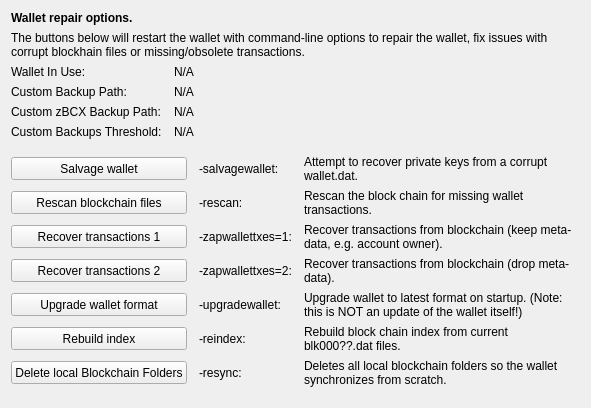
     <widget class="QWidget" name="tab_repair">
      <attribute name="title">
       <string>&amp;Wallet Repair</string>
      </attribute>
      <layout class="QGridLayout" name="gridLayout_4" columnstretch="0,0,0,0">
       <property name="horizontalSpacing">
        <number>12</number>
       </property>
       <item row="0" column="0" colspan="4">
        <widget class="QLabel" name="label_repair_header">
         <property name="font">
          <font>
           <weight>75</weight>
           <bold>true</bold>
          </font>
         </property>
         <property name="text">
          <string>Wallet repair options.</string>
         </property>
        </widget>
       </item>
       <item row="1" column="0" colspan="4">
        <widget class="QLabel" name="label_repair_helptext">
         <property name="font">
          <font>
           <weight>50</weight>
           <bold>false</bold>
          </font>
         </property>
         <property name="text">
          <string>The buttons below will restart the wallet with command-line options to repair the wallet, fix issues with corrupt blockhain files or missing/obsolete transactions.</string>
         </property>
         <property name="wordWrap">
          <bool>true</bool>
         </property>
        </widget>
       </item>
       <item row="2" column="0">
        <widget class="QLabel" name="wallet_path_label">
         <property name="text">
          <string>Wallet In Use:</string>
         </property>
        </widget>
       </item>
       <item row="2" column="1" colspan="3">
        <widget class="QLabel" name="wallet_path">
         <property name="cursor">
          <cursorShape>IBeamCursor</cursorShape>
         </property>
         <property name="text">
          <string>N/A</string>
         </property>
         <property name="textFormat">
          <enum>Qt::PlainText</enum>
         </property>
         <property name="textInteractionFlags">
          <set>Qt::LinksAccessibleByMouse|Qt::TextSelectableByKeyboard|Qt::TextSelectableByMouse</set>
         </property>
        </widget>
       </item>
       <item row="3" column="0">
        <widget class="QLabel" name="wallet_custombackuppath_label">
         <property name="text">
          <string>Custom Backup Path:</string>
         </property>
         <property name="visible">
          <bool>false</bool>
         </property>
        </widget>
       </item>
       <item row="3" column="1" colspan="3">
        <widget class="QLabel" name="wallet_custombackuppath">
         <property name="cursor">
          <cursorShape>IBeamCursor</cursorShape>
         </property>
         <property name="text">
          <string>N/A</string>
         </property>
         <property name="textFormat">
          <enum>Qt::PlainText</enum>
         </property>
         <property name="textInteractionFlags">
          <set>Qt::LinksAccessibleByMouse|Qt::TextSelectableByKeyboard|Qt::TextSelectableByMouse</set>
         </property>
         <property name="visible">
          <bool>false</bool>
         </property>
        </widget>
       </item>
       <item row="4" column="0">
        <widget class="QLabel" name="wallet_customzbcxbackuppath_label">
         <property name="text">
          <string>Custom zBCX Backup Path:</string>
         </property>
         <property name="visible">
          <bool>false</bool>
         </property>
        </widget>
       </item>
       <item row="4" column="1" colspan="3">
        <widget class="QLabel" name="wallet_customzbcxbackuppath">
         <property name="cursor">
          <cursorShape>IBeamCursor</cursorShape>
         </property>
         <property name="text">
          <string>N/A</string>
         </property>
         <property name="textFormat">
          <enum>Qt::PlainText</enum>
         </property>
         <property name="textInteractionFlags">
          <set>Qt::LinksAccessibleByMouse|Qt::TextSelectableByKeyboard|Qt::TextSelectableByMouse</set>
         </property>
         <property name="visible">
          <bool>false</bool>
         </property>
        </widget>
       </item>
       <item row="5" column="0">
        <widget class="QLabel" name="wallet_custombackupthreshold_label">
         <property name="text">
          <string>Custom Backups Threshold:</string>
         </property>
         <property name="visible">
          <bool>false</bool>
         </property>
        </widget>
       </item>
       <item row="5" column="1" colspan="3">
        <widget class="QLabel" name="wallet_custombackupthreshold">
         <property name="cursor">
          <cursorShape>IBeamCursor</cursorShape>
         </property>
         <property name="text">
          <string>N/A</string>
         </property>
         <property name="textFormat">
          <enum>Qt::PlainText</enum>
         </property>
         <property name="textInteractionFlags">
          <set>Qt::LinksAccessibleByMouse|Qt::TextSelectableByKeyboard|Qt::TextSelectableByMouse</set>
         </property>
         <property name="visible">
          <bool>false</bool>
         </property>
        </widget>
       </item>
       <item row="6" column="0">
        <spacer name="verticalSpacer_repair1">
         <property name="orientation">
          <enum>Qt::Vertical</enum>
         </property>
         <property name="sizeHint" stdset="0">
          <size>
           <width>10</width>
           <height>10</height>
          </size>
         </property>
        </spacer>
       </item>
       <item row="7" column="0" colspan="2">
        <widget class="QPushButton" name="btn_salvagewallet">
         <property name="minimumSize">
          <size>
           <width>100</width>
           <height>23</height>
          </size>
         </property>
         <property name="text">
          <string>Salvage wallet</string>
         </property>
        </widget>
       </item>
       <item row="7" column="2">
        <widget class="QLabel" name="label_repair_salvage_command">
         <property name="text">
          <string notr="true">-salvagewallet:</string>
         </property>
        </widget>
       </item>
       <item row="7" column="3">
        <widget class="QLabel" name="label_repair_salvage">
         <property name="text">
          <string>Attempt to recover private keys from a corrupt wallet.dat.</string>
         </property>
         <property name="wordWrap">
          <bool>true</bool>
         </property>
        </widget>
       </item>
       <item row="8" column="0" colspan="2">
        <widget class="QPushButton" name="btn_rescan">
         <property name="minimumSize">
          <size>
           <width>100</width>
           <height>23</height>
          </size>
         </property>
         <property name="text">
          <string>Rescan blockchain files</string>
         </property>
        </widget>
       </item>
       <item row="8" column="2">
        <widget class="QLabel" name="label_repair_rescan_command">
         <property name="text">
          <string notr="true">-rescan:</string>
         </property>
        </widget>
       </item>
       <item row="8" column="3">
        <widget class="QLabel" name="label_repair_rescan">
         <property name="text">
          <string>Rescan the block chain for missing wallet transactions.</string>
         </property>
         <property name="wordWrap">
          <bool>true</bool>
         </property>
        </widget>
       </item>
       <item row="9" column="0" colspan="2">
        <widget class="QPushButton" name="btn_zapwallettxes1">
         <property name="minimumSize">
          <size>
           <width>100</width>
           <height>23</height>
          </size>
         </property>
         <property name="text">
          <string>Recover transactions 1</string>
         </property>
        </widget>
       </item>
       <item row="9" column="2">
        <widget class="QLabel" name="label_repair_zap1_command">
         <property name="text">
          <string notr="true">-zapwallettxes=1:</string>
         </property>
        </widget>
       </item>
       <item row="9" column="3">
        <widget class="QLabel" name="label_repair_zap1">
         <property name="text">
          <string>Recover transactions from blockchain (keep meta-data, e.g. account owner).</string>
         </property>
         <property name="wordWrap">
          <bool>true</bool>
         </property>
        </widget>
       </item>
       <item row="10" column="0" colspan="2">
        <widget class="QPushButton" name="btn_zapwallettxes2">
         <property name="minimumSize">
          <size>
           <width>100</width>
           <height>23</height>
          </size>
         </property>
         <property name="text">
          <string>Recover transactions 2</string>
         </property>
        </widget>
       </item>
       <item row="10" column="2">
        <widget class="QLabel" name="label_repair_zap2_command">
         <property name="text">
          <string notr="true">-zapwallettxes=2:</string>
         </property>
        </widget>
       </item>
       <item row="10" column="3">
        <widget class="QLabel" name="label_repair_zap2">
         <property name="text">
          <string>Recover transactions from blockchain (drop meta-data).</string>
         </property>
         <property name="wordWrap">
          <bool>true</bool>
         </property>
        </widget>
       </item>
       <item row="11" column="0" colspan="2">
        <widget class="QPushButton" name="btn_upgradewallet">
         <property name="minimumSize">
          <size>
           <width>100</width>
           <height>23</height>
          </size>
         </property>
         <property name="text">
          <string>Upgrade wallet format</string>
         </property>
        </widget>
       </item>
       <item row="11" column="2">
        <widget class="QLabel" name="label_repair_upgrade_command">
         <property name="text">
          <string notr="true">-upgradewallet:</string>
         </property>
        </widget>
       </item>
       <item row="11" column="3">
        <widget class="QLabel" name="label_repair_upgrade">
         <property name="text">
          <string>Upgrade wallet to latest format on startup. (Note: this is NOT an update of the wallet itself!)</string>
         </property>
         <property name="wordWrap">
          <bool>true</bool>
         </property>
        </widget>
       </item>
       <item row="12" column="0" colspan="2">
        <widget class="QPushButton" name="btn_reindex">
         <property name="minimumSize">
          <size>
           <width>100</width>
           <height>23</height>
          </size>
         </property>
         <property name="text">
          <string>Rebuild index</string>
         </property>
        </widget>
       </item>
       <item row="12" column="2">
        <widget class="QLabel" name="label_repair_reindex_command">
         <property name="text">
          <string notr="true">-reindex:</string>
         </property>
        </widget>
       </item>
       <item row="12" column="3">
        <widget class="QLabel" name="label_repair_reindex">
         <property name="text">
          <string>Rebuild block chain index from current blk000??.dat files.</string>
         </property>
         <property name="wordWrap">
          <bool>true</bool>
         </property>
        </widget>
       </item>
       <item row="13" column="0" colspan="2">
        <widget class="QPushButton" name="btn_resync">
         <property name="minimumSize">
          <size>
           <width>100</width>
           <height>23</height>
          </size>
         </property>
         <property name="text">
          <string>Delete local Blockchain Folders</string>
         </property>
        </widget>
       </item>
       <item row="13" column="2">
        <widget class="QLabel" name="label_repair_resync_command">
         <property name="text">
          <string>-resync:</string>
         </property>
        </widget>
       </item>
       <item row="13" column="3">
        <widget class="QLabel" name="label_repair_resync">
         <property name="text">
          <string>Deletes all local blockchain folders so the wallet synchronizes from scratch.</string>
         </property>
         <property name="wordWrap">
          <bool>true</bool>
         </property>
        </widget>
       </item>
       <item row="14" column="0">
        <spacer name="verticalSpacer_repair2">
         <property name="orientation">
          <enum>Qt::Vertical</enum>
         </property>
         <property name="sizeHint" stdset="0">
          <size>
           <width>20</width>
           <height>10</height>
          </size>
         </property>
        </spacer>
       </item>
      </layout>
     </widget>
